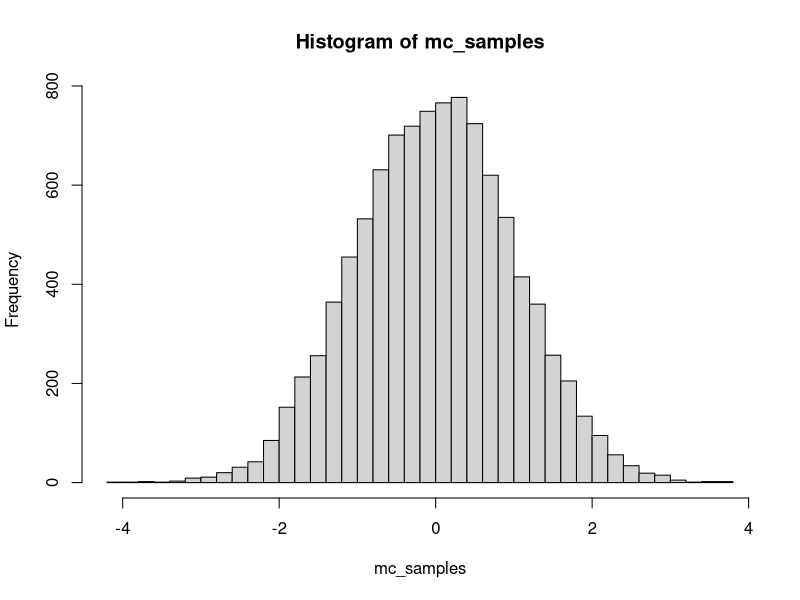

Reproduce this figure in R.
## ---- chunk 1
knitr::opts_chunk$set(echo = TRUE)
## ---- chunk 2
# Define the probabilities
p_A <- 0.3  # Prior probability for A
p_B_given_A <- 0.8  # Likelihood of B given A
p_B <- 0.4  # Marginal probability of B

# Bayes' theorem calculation
p_A_given_B <- (p_B_given_A * p_A) / p_B
print(p_A_given_B)
## ---- chunk 3
# Loss matrix
loss_matrix <- matrix(c(1, 5, 2, 3), nrow = 2, ncol = 2, byrow = TRUE)

# Posterior probabilities
posterior_probs <- c(0.4, 0.6)

# Expected loss calculation
expected_loss <- loss_matrix %*% posterior_probs
print(expected_loss)
## ---- chunk 4
# Function to calculate minimax strategy
minimax_strategy <- function(loss_matrix) {
  max_loss <- apply(loss_matrix, 1, max)
  return(which.min(max_loss))
}

# Example usage
strategy <- minimax_strategy(loss_matrix)
print(strategy)
## ---- chunk 5
# Example of simple Monte Carlo simulation
monte_carlo_sim <- function(samples, mean, sd) {
  rnorm(samples, mean, sd)
}

# Generate samples
mc_samples <- monte_carlo_sim(10000, 0, 1)
hist(mc_samples, breaks = 50)

